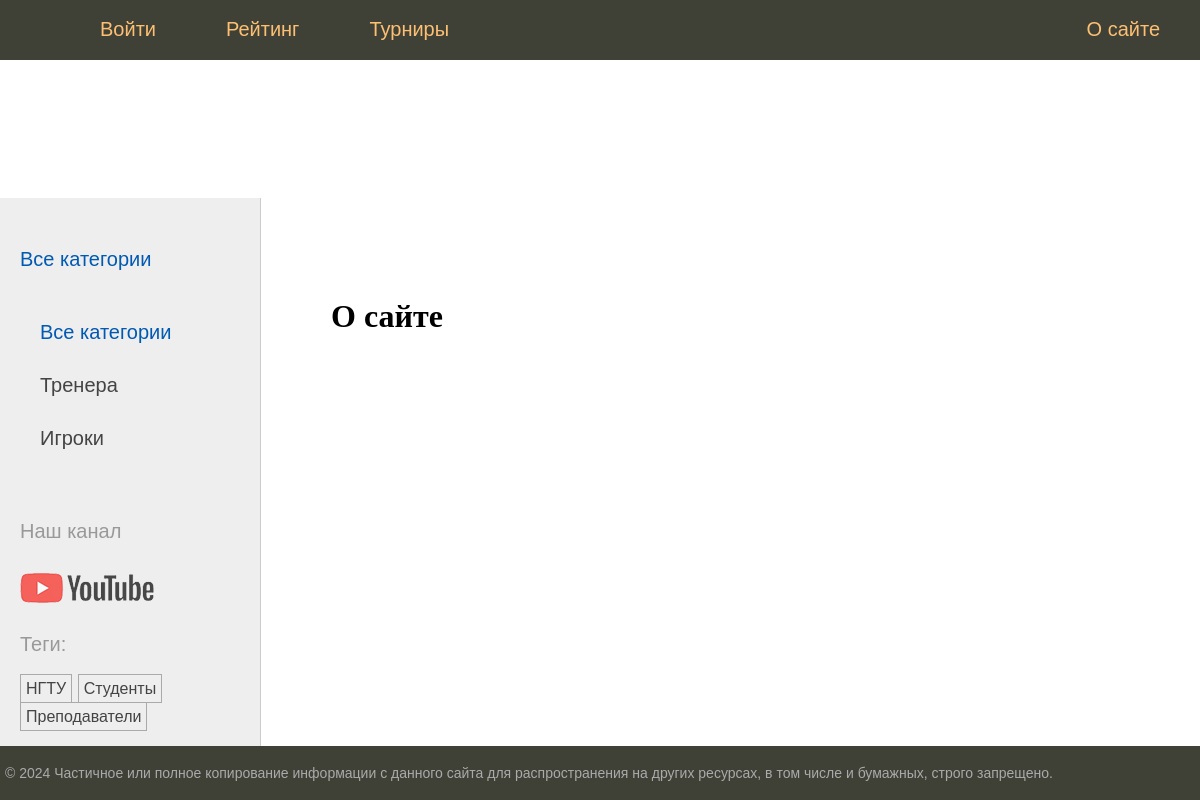
The page /about/ on the database its author committed.
### volleyball/models.py (models this page shows, shortened)
class Category(models.Model):
    name = models.CharField(max_length=100, db_index=True)
    slug = models.SlugField(max_length=255, unique=True, db_index=True)
    def get_absolute_url(self):
        return reverse('category', kwargs={'cat_slug': self.slug})

class TagTeam(models.Model):
    tag = models.CharField(max_length=100, db_index=True)
    slug = models.SlugField(max_length=255, unique=True, db_index=True)
    def get_absolute_url(self):
        return reverse('tag', kwargs={'tag_slug': self.slug})

### volleyball/views.py (the view)
# urls.py: path('about/', views.about, name='about'),
def about(request):
    return render(request, 'volleyball/about.html', {'title': 'О сайте', 'menu': menu})

### volleyball/templatetags/volleyball_tags.py (called while the page is built)
@register.inclusion_tag('volleyball/list_categories.html')
def show_categories(cat_selected_id=0):
    cats = Category.objects.all()
    return {"cats": cats, "cat_selected": cat_selected_id}

@register.inclusion_tag('volleyball/list_tags.html')
def show_all_tags():
    return {"tags": TagTeam.objects.all()}

### volleyball/templates/volleyball/about.html
{% extends 'base.html' %}
{% block content %}
<h1>{{title}}</h1>
{% endblock %}

### volleyball/templates/volleyball/list_categories.html (shortened to what this page needs)
<!DOCTYPE html>
<html lang="en">
<head>
</head>
<body>
    <ul id="leftchapters">
        <li class="selected">Все категории</li>
         {% for cat in cats %}
         {% if cat.id == cat_selected %}
                   <li class="selected">{{cat.name}}</li>
         {% else %}
                   <li><a href="{{ cat.get_absolute_url }}">{{cat.name}}</a></li>
         {% endif %}
         {% endfor %}
         </ul>
</body>
</html>

### volleyball/templates/volleyball/list_tags.html
{% if tags %}
     Теги:</p>
     <ul class="tags-list">
         {% for t in tags %}
         <li><a href="{{t.get_absolute_url}}">{{t.tag}}</a></li>
         {% endfor %}
     </ul>
{% endif %}

### volleyball/static/volleyball/css/styles.css (style rules this page uses)
html, body { font-family: 'Arial'; margin: 0; padding: 0; height: 100%; width: 100%; color: #444; }
a { color: #0059b2; text-decoration: none; }
.left-chapters ul { width: 230px; margin: 0; padding: 20px 10px 10px 20px; list-style: none; font-size: 20px; }
.left-chapters ul li { margin: 30px 0 0 0; color: #999; }
.left-chapters ul li.selected { color: #0059b2; }
.left-chapters ul li a { color: #444; text-decoration: none; }
ul.tags-list { width: 100%; margin: 0; padding: 0; list-style: none; }
ul.tags-list li { margin: 0; padding: 0 0 10px; display: inline-block; }
ul.tags-list li a { padding: 5px; font-size: 16px; border: 1px solid #aaa; }
.content-text h1 { font-size: 32px; }

### rows shown on the page
Category: name "Тренера"
Category: name "Игроки"
TagTeam: tag "НГТУ"
TagTeam: tag "Студенты"
TagTeam: tag "Преподаватели"

### other values the page prints
{{ m.title }} "Войти" "Рейтинг" "Турниры"
{{ m.title }} "О сайте"
{{ title }} "О сайте"
